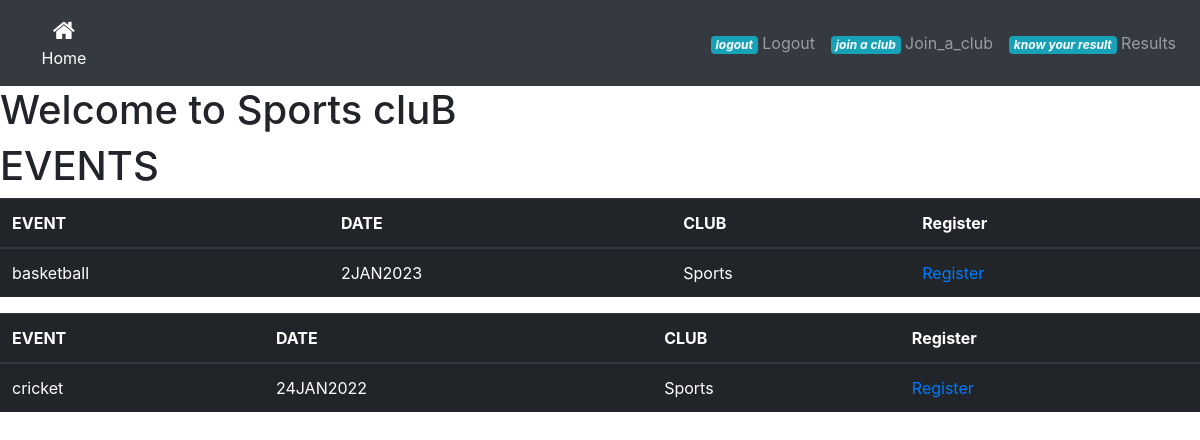
The page /sportsclub on the database as committed earlier.
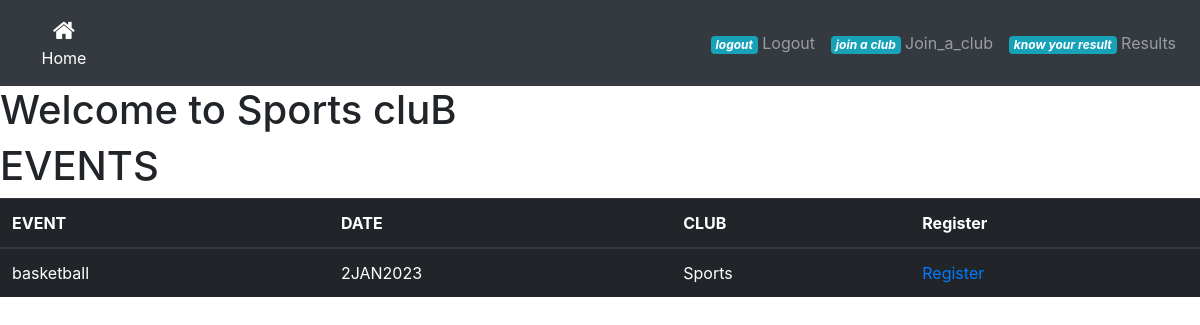
The same page on the database as committed later.
### app.py (models this page shows, shortened)
class Event(db.Model,UserMixin):
    id=db.Column(db.Integer,primary_key=True)
    event_name=db.Column(db.String(50),nullable=False ,unique=True)
    date_created=db.Column(db.String(100))
    club_name=db.Column(db.String(100),nullable=False)

### app.py (the view)
@login_required
@app.route('/sportsclub')
def sportsclub():
    event_info=Event.query
    list=[]
    for i in event_info:
        if i.club_name=='Sports':
            list.append(i)
    return render_template('sportsclub.html',list=list)

### templates/sportsclub.html (shortened to what this page needs)
<!DOCTYPE html>
<html lang="en">
<head>
    <link rel="stylesheet" href="../static/css/navbar.css">
</head>
<body>
    <link href="//maxcdn.bootstrapcdn.com/bootstrap/4.1.1/css/bootstrap.min.css" rel="stylesheet" id="bootstrap-css">
<nav class="navbar navbar-icon-top navbar-expand-lg navbar-dark bg-dark">
  <div class="collapse navbar-collapse" id="navbarSupportedContent">
    <ul class="navbar-nav mr-auto">
      <li class="nav-item active">
        <a class="nav-link" href="{{url_for('dashboard')}}">
          <i class="fa fa-home"></i>
          Home
          </a>
      </li>
    </ul>
    <ul class="navbar-nav ">
      <li class="nav-item">
        <a class="nav-link" href="{{url_for('logout')}}">
          <i class="logout">
            <span class="badge badge-info">logout</span>
          </i>
          Logout
        </a>
      </li>
    </ul> <ul class="navbar-nav ">
      <li class="nav-item">
        <a class="nav-link" href="{{url_for('join_a_club',username=stu_name)}}">
          <i class="Club">
            <span class="badge badge-info">join a club</span>
          </i>
          Join_a_club
        </a>
      </li>
    </ul>
    <ul class="navbar-nav ">
      <li class="nav-item">
        <a class="nav-link" href="{{url_for('resultevent')}}">
          <i class="result">
            <span class="badge badge-info">know your result</span>
          </i>
          Results
        </a>
      </li>
    </ul>
  </div>
</nav>
    <h1>Welcome to Sports cluB</h1>
    <h1>EVENTS</h1>
    {% for i in list %}
    <table class="table table-dark">
      <thead>
        <tr>
          <th>EVENT</th>
          <th>DATE</th>
          <th>CLUB</th>
          <th>Register</th>
        </tr>
      </thead>
      <tbody>
        <tr>
          <td>{{i.event_name}}</td>
          <td>{{i.date_created}}</td>
          <td>{{i.club_name}}</td>
          <td><a href="{{url_for('participant',event_name=i.event_name)}}">Register</a></td>
    </table>
  {% endfor %}
</body>
</html>

Rows that differ between the two databases and show on the page:
removed Event: event_name "cricket", date_created "24JAN2022", club_name "Sports"
